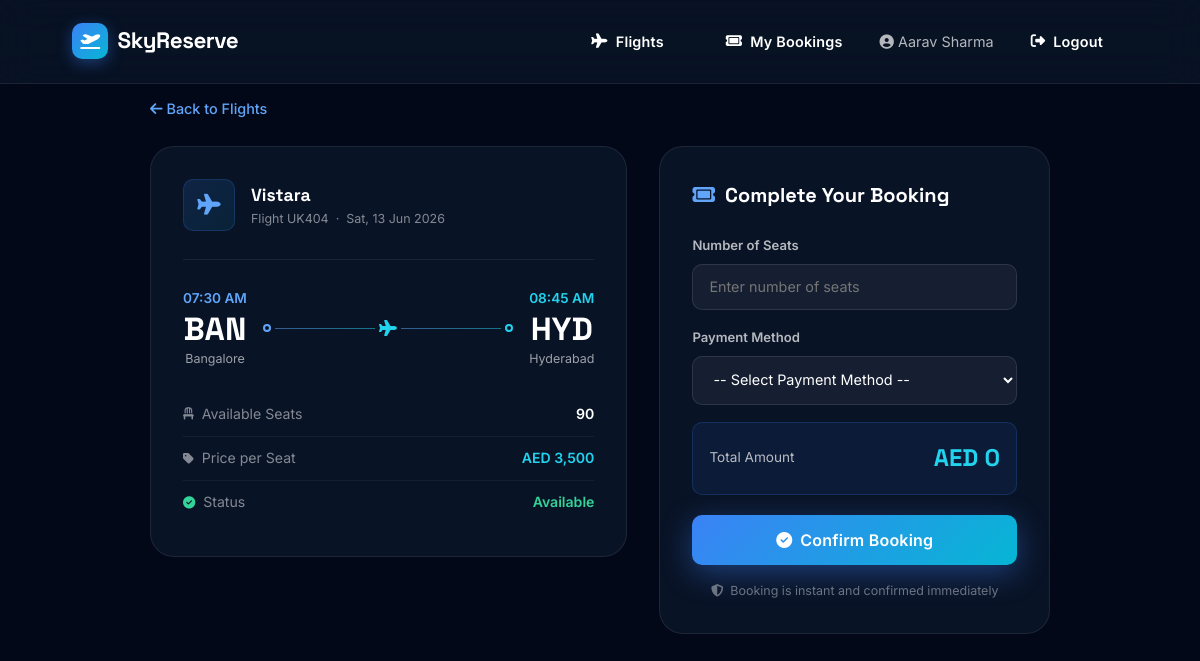
Screenshot of /book.php?flight_id=4 (signed in) with the database file from the repository.
### tables this page shows
CREATE TABLE `flights` (
  `flight_id` int NOT NULL AUTO_INCREMENT,
  `flight_number` varchar(20) NOT NULL,
  `airline_name` varchar(100) NOT NULL,
  `source_city` varchar(100) NOT NULL,
  `destination_city` varchar(100) NOT NULL,
  `departure_time` datetime NOT NULL,
  `arrival_time` datetime NOT NULL,
  `available_seats` int NOT NULL,
  `ticket_price` decimal(10,2) NOT NULL,
  PRIMARY KEY (`flight_id`),
  UNIQUE KEY `flight_number` (`flight_number`)
);

### book.php (the view, shortened to what this page needs)
<?php
include("config.php");
$flight_id = isset($_GET['flight_id']) ? (int)$_GET['flight_id'] : 0;
$sql    = "SELECT * FROM flights WHERE flight_id = $flight_id";
$result = $conn->query($sql);
$flight = $result->fetch_assoc();
$dep_date = date('D, d M Y', strtotime($flight['departure_time']));
$dep_time = date('h:i A', strtotime($flight['departure_time']));
$arr_time = date('h:i A', strtotime($flight['arrival_time']));
$src_code = strtoupper(substr($flight['source_city'], 0, 3));
$dst_code = strtoupper(substr($flight['destination_city'], 0, 3));
?>
<!DOCTYPE html>
<html lang="en">
<head>
    <link rel="stylesheet" href="https://cdnjs.cloudflare.com/ajax/libs/font-awesome/6.5.0/css/all.min.css">
    <link rel="stylesheet" href="style.css">
</head>
<body>
<nav class="navbar">
    <a href="index.php" class="nav-brand">
        <div class="brand-icon"><i class="fa-solid fa-plane-departure"></i></div>
        SkyReserve
    </a>
    <div class="nav-right">
        <a href="flights.php" class="btn btn-ghost"><i class="fa-solid fa-plane"></i> Flights</a>
        <a href="my_bookings.php" class="btn btn-ghost"><i class="fa-solid fa-ticket"></i> My Bookings</a>
        <span style="color:rgba(255,255,255,0.7); font-size:0.9rem;"><i class="fa-solid fa-circle-user"></i> <?php echo htmlspecialchars($_SESSION['full_name']); ?></span>
        <a href="logout.php" class="btn btn-ghost"><i class="fa-solid fa-right-from-bracket"></i> Logout</a>
    </div>
</nav>
<div class="book-page">
    <div style="max-width:900px; margin:0 auto 1.5rem;">
        <a href="flights.php" style="color:var(--blue-400); text-decoration:none; font-size:0.9rem; font-weight:500;">
            <i class="fa-solid fa-arrow-left"></i> Back to Flights
        </a>
    </div>
    <div class="book-container">
        <div class="book-card">
            <div class="book-flight-header">
                <div class="book-airline-logo"><i class="fa-solid fa-plane"></i></div>
                <div>
                    <div style="font-family:var(--font-display); font-size:1.1rem; font-weight:700;"><?php echo htmlspecialchars($flight['airline_name']); ?></div>
                    <div style="font-size:0.78rem; color:rgba(255,255,255,0.5);">Flight <?php echo htmlspecialchars($flight['flight_number']); ?> &nbsp;·&nbsp; <?php echo $dep_date; ?></div>
                </div>
            </div>
            <div class="book-route">
                <div class="book-city">
                    <div class="book-city-time"><?php echo $dep_time; ?></div>
                    <div class="book-city-code"><?php echo $src_code; ?></div>
                    <div class="book-city-name"><?php echo htmlspecialchars($flight['source_city']); ?></div>
                </div>
                <div class="book-arrow">
                    <div class="book-line-wrap">
                        <div class="book-dot"></div>
                        <div class="book-line"></div>
                        <i class="fa-solid fa-plane book-plane"></i>
                        <div class="book-line"></div>
                        <div class="book-dot" style="border-color:var(--cyan-400);"></div>
                    </div>
                </div>
                <div class="book-city">
                    <div class="book-city-time" style="color:var(--cyan-400);"><?php echo $arr_time; ?></div>
                    <div class="book-city-code"><?php echo $dst_code; ?></div>
                    <div class="book-city-name"><?php echo htmlspecialchars($flight['destination_city']); ?></div>
                </div>
            </div>
            <div class="book-info-row">
                <span class="book-info-label"><i class="fa-solid fa-chair fa-sm"></i>&nbsp; Available Seats</span>
                <span class="book-info-value"><?php echo $flight['available_seats']; ?></span>
            </div>
            <div class="book-info-row">
                <span class="book-info-label"><i class="fa-solid fa-tag fa-sm"></i>&nbsp; Price per Seat</span>
                <span class="book-info-value" style="color:var(--cyan-400);">AED <?php echo number_format($flight['ticket_price']); ?></span>
            </div>
            <div class="book-info-row">
                <span class="book-info-label"><i class="fa-solid fa-circle-check fa-sm" style="color:#34d399;"></i>&nbsp; Status</span>
                <span class="book-info-value" style="color:#34d399;">Available</span>
            </div>
        </div>
        <div class="book-card">
            <div class="book-form-title"><i class="fa-solid fa-ticket" style="color:var(--blue-400);"></i>&nbsp; Complete Your Booking</div>
            <form method="POST" id="bookForm">
                <div class="book-form-group">
                    <label class="book-form-label">Number of Seats</label>
                    <input type="number" name="seats_booked" class="book-form-input" id="seatsInput"
                           min="1" max="<?php echo $flight['available_seats']; ?>"
                           placeholder="Enter number of seats" required
                           onchange="updateTotal(this.value)">
                </div>
                <div class="book-form-group">
                    <label class="book-form-label">Payment Method</label>
                    <select name="payment_method" class="book-form-select" required>
                        <option value="">-- Select Payment Method --</option>
                    </select>
                </div>
                <div class="book-total">
                    <span class="book-total-label">Total Amount</span>
                    <span class="book-total-amount" id="totalAmount">AED 0</span>
                </div>
                <button type="submit" name="book" class="btn btn-primary" style="width:100%; justify-content:center; padding:0.95rem; border-radius:var(--radius-sm); font-size:1rem;">
                    <i class="fa-solid fa-check-circle"></i> Confirm Booking
                </button>
            </form>
            <div style="margin-top:1rem; font-size:0.78rem; color:rgba(255,255,255,0.4); text-align:center;">
                <i class="fa-solid fa-shield-halved"></i>&nbsp; Booking is instant and confirmed immediately
            </div>
        </div>
    </div>
</div>
</body>
</html>

### style.css (style rules this page uses)
:root { --font-body: 'Inter', sans-serif; --font-display: 'Space Grotesk', sans-serif; --navy-950: #020817; --navy-900: #0a1628; --navy-800: #0d1f3c; --navy-700: #112847; --navy-600: #1a3a5c; --blue-500: #3b82f6; --blue-400: #60a5fa; --cyan-400: #22d3ee; --cyan-300: #67e8f9; --accent-gradient: linear-gradient(135deg, #3b82f6 0%, #06b6d4 100%); --hero-gradient: linear-gradient(135deg, #020817 0%, #0a1628 40%, #0d2547 100%); --text-white: #ffffff; --text-100: #f0f6ff; --text-300: #93c5fd; --text-400: #64748b; --text-500: #475569; --glass: rgba(255, 255, 255, 0.04); --glass-border: rgba(255, 255, 255, 0.08); --glass-hover: rgba(255, 255, 255, 0.08); --card-bg: rgba(13, 31, 60, 0.8); --shadow-glow: 0 0 40px rgba(59, 130, 246, 0.2); --shadow-card: 0 25px 50px -12px rgba(0, 0, 0, 0.6); --shadow-btn: 0 8px 30px rgba(59, 130, 246, 0.4); --radius-sm: 10px; --radius-md: 16px; --radius-lg: 24px; --radius-xl: 32px; --radius-full: 9999px; }
*, *::before, *::after { margin: 0; padding: 0; box-sizing: border-box; }
html { scroll-behavior: smooth; }
body { font-family: var(--font-body); background: var(--navy-950); color: var(--text-white); min-height: 100vh; overflow-x: hidden; line-height: 1.6; }
.navbar { position: fixed; top: 0; left: 0; right: 0; z-index: 1000; display: flex; align-items: center; justify-content: space-between; padding: 1.1rem 6%; background: rgba(10, 22, 40, 0.75); backdrop-filter: blur(20px); -webkit-backdrop-filter: blur(20px); border-bottom: 1px solid rgba(255, 255, 255, 0.08); transition: all 0.3s ease; }
.nav-brand { display: flex; align-items: center; gap: 0.6rem; text-decoration: none; font-family: var(--font-display); font-size: 1.4rem; font-weight: 700; color: var(--text-white); letter-spacing: -0.5px; }
.nav-brand .brand-icon { width: 36px; height: 36px; background: var(--accent-gradient); border-radius: 10px; display: flex; align-items: center; justify-content: center; font-size: 1rem; box-shadow: 0 4px 15px rgba(59, 130, 246, 0.4); }
.nav-right { display: flex; align-items: center; gap: 0.75rem; }
.btn { display: inline-flex; align-items: center; gap: 0.5rem; font-family: var(--font-body); font-size: 0.9rem; font-weight: 600; padding: 0.7rem 1.5rem; border-radius: var(--radius-full); border: none; cursor: pointer; text-decoration: none; transition: all 0.3s cubic-bezier(0.4, 0, 0.2, 1); white-space: nowrap; letter-spacing: 0.2px; }
.btn-ghost { background: transparent; color: rgba(255,255,255,1); border: 1px solid transparent; }
.btn-primary { background: var(--accent-gradient); color: #fff; box-shadow: var(--shadow-btn); }

### rows the page displays
flights: airline_name "Vistara", flight_number "UK404", departure_time "Sat, 13 Jun 2026", departure_time "07:30 AM", source_city "BAN", source_city "Bangalore", arrival_time "08:45 AM", destination_city "HYD", destination_city "Hyderabad", available_seats "90", ticket_price "3,500"

### other values shown
$_SESSION['full_name'] "Aarav Sharma"
